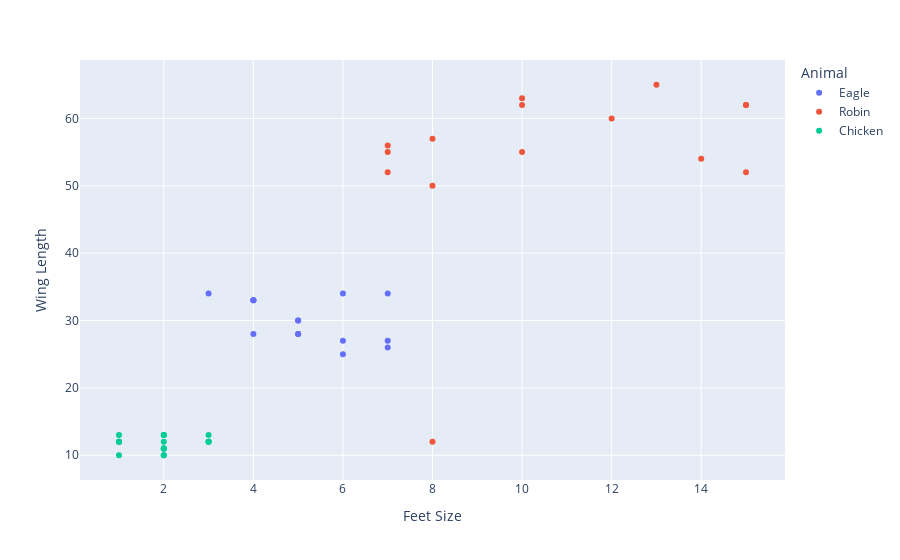

The cell this chart's notebook holds for it:
### Markdown cell above
Each plot point is a unique animal in our dataset. Using just our eyes, we can identify groupings, or clusters within this data. How many clusters can you identify?

For me, I see one cluster in the bottom left, another in the center and a final one (though dispersed) in the top right. This data was entirely randomized but the random numbers chosen were in three distinct categories. Let's see what those categories look like now by applying color to the same graph.

### Code cell
fig = df.plot.scatter(x="Feet Size", y="Wing Length", color="Animal")
fig.show()

### Figure 1 — Plotly figure (JSON) as saved in the notebook; plotly's stock layout.template omitted (floating-point values rounded to 4 significant figures)
{"data": [{"hovertemplate": "Animal=Eagle<br>Feet Size=%{x}<br>Wing Length=%{y}<extra></extra>", "legendgroup": "Eagle", "marker": {"color": "#636efa", "symbol": "circle"}, "mode": "markers", "name": "Eagle", "orientation": "v", "showlegend": true, "type": "scatter", "x": [4, 7, 4, 7, 6, 4, 4, 5, 5, 5, 3, 7, 5, 6, 6], "xaxis": "x", "y": [28, 27, 33, 26, 34, 33, 33, 30, 30, 28, 34, 34, 28, 25, 27], "yaxis": "y"}, {"hovertemplate": "Animal=Robin<br>Feet Size=%{x}<br>Wing Length=%{y}<extra></extra>", "legendgroup": "Robin", "marker": {"color": "#EF553B", "symbol": "circle"}, "mode": "markers", "name": "Robin", "orientation": "v", "showlegend": true, "type": "scatter", "x": [7, 10, 8, 15, 15, 15, 13, 10, 8, 7, 7, 12, 14, 10, 8], "xaxis": "x", "y": [52, 63, 57, 62, 52, 62, 65, 62, 50, 56, 55, 60, 54, 55, 12], "yaxis": "y"}, {"hovertemplate": "Animal=Chicken<br>Feet Size=%{x}<br>Wing Length=%{y}<extra></extra>", "legendgroup": "Chicken", "marker": {"color": "#00cc96", "symbol": "circle"}, "mode": "markers", "name": "Chicken", "orientation": "v", "showlegend": true, "type": "scatter", "x": [1, 2, 2, 1, 2, 2, 2, 1, 2, 2, 1, 3, 3, 3, 2, 1, 2, 3, 2], "xaxis": "x", "y": [12, 11, 11, 12, 10, 11, 10, 12, 11, 12, 13, 12, 12, 13, 13, 10, 13, 12, 13], "yaxis": "y"}], "layout": {"legend": {"title": {"text": "Animal"}, "tracegroupgap": 0}, "margin": {"t": 60}, "xaxis": {"anchor": "y", "domain": [0, 1], "title": {"text": "Feet Size"}}, "yaxis": {"anchor": "x", "domain": [0, 1], "title": {"text": "Wing Length"}}}}
